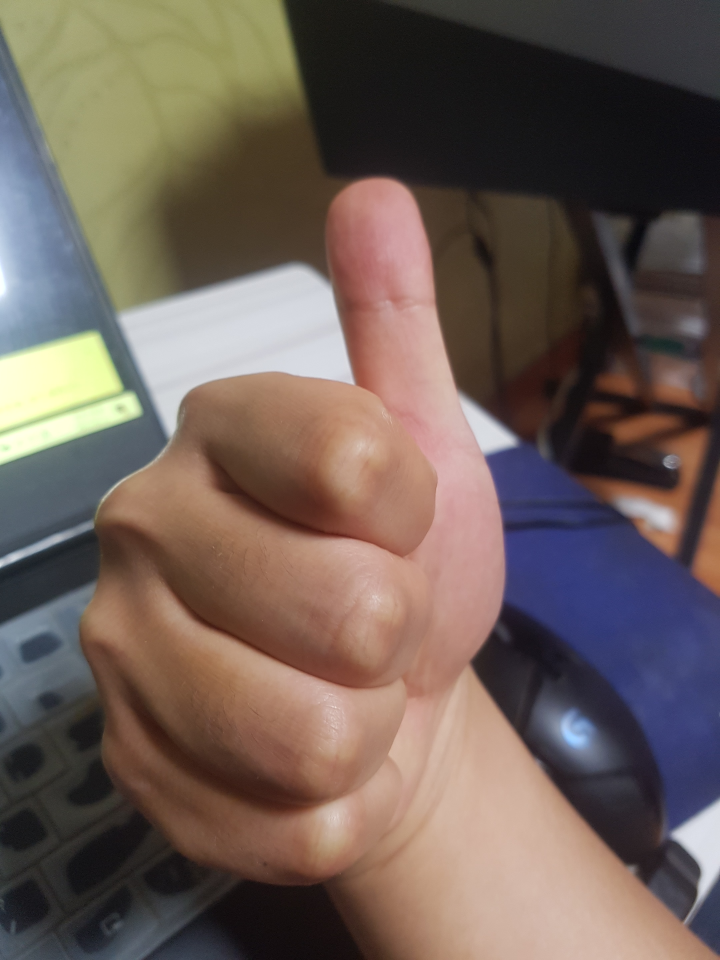
#> input picture pythonProject2/g/20230531_224911_001.jpg, 2160 x 2880 px (shown at 1/3 size); its folder holds 4 pictures in this run
$ python size.py
#> lines starting #> are read from the running program, lines starting #| are printed output that depends on the picture
import os
import cv2
from tqdm import tqdm

# 폴더 경로 설정
folder_path = "./g"

# 폴더 내의 이미지 파일 목록 가져오기
image_files = [file for file in os.listdir(folder_path) if file.endswith((".jpg", ".jpeg", ".png"))]

# 이미지 리사이즈 설정
target_width = 270
target_height = 360

# 진행률 바 생성
progress_bar = tqdm(total=len(image_files), desc="Resizing Images")

# 이미지 리사이즈 및 저장
for file in image_files:
    # 이미지 경로
    image_path = os.path.join(folder_path, file)
    print(image_path)
    # 이미지 읽기
    image = cv2.imread(image_path)
#> image is the input picture: shape (2880, 2160, 3); mean B, G, R 87.7, 95.1, 110.3

    # 이미지 리사이즈
    resized_image = cv2.resize(image, (target_width, target_height))
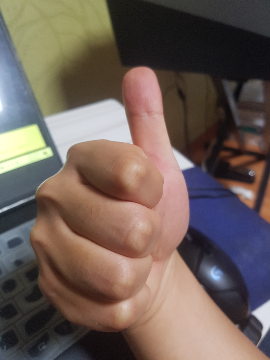
#> resized_image: shape (360, 270, 3); mean B, G, R 87.9, 95.2, 110.5

    # 리사이즈된 이미지 저장
    resized_image_path = os.path.join(folder_path, "resized", file)
    cv2.imwrite(resized_image_path, resized_image)

    # 진행률 업데이트
    progress_bar.update(1)
#> pass 2 of the loop `for file in image_files:`:
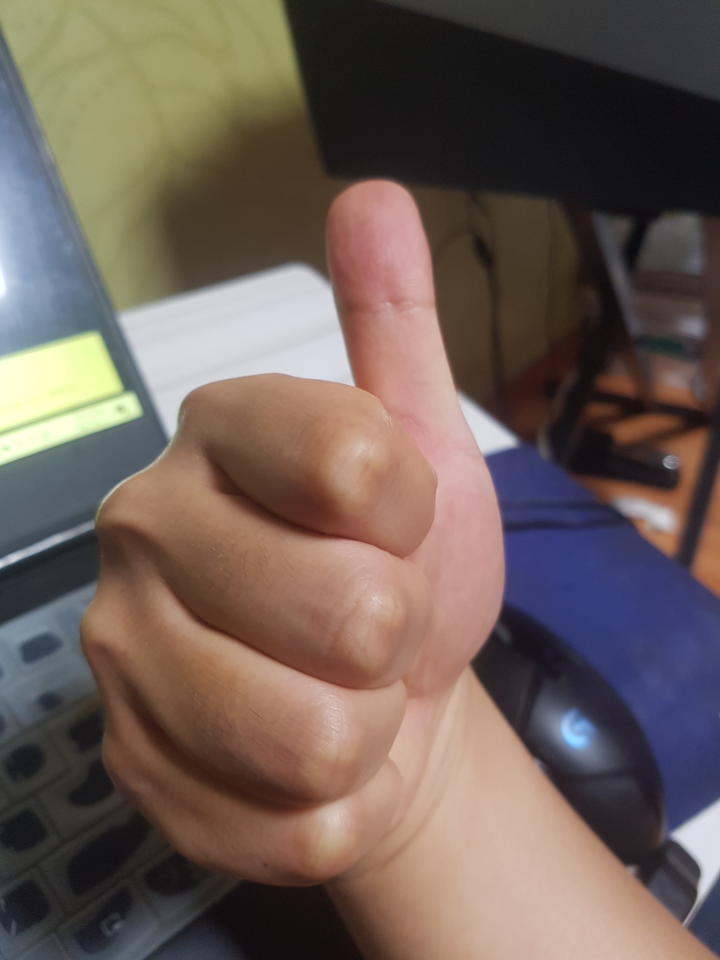
#> input picture pythonProject2/g/20230531_224911_002.jpg, 2160 x 2880 px (shown at 1/3 size)
#> image is the input picture: shape (2880, 2160, 3); mean B, G, R 87.9, 95.1, 110.2
#> `resized_image = cv2.resize(image, (target_width, target_height))`:
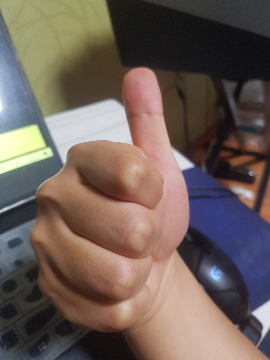
#> resized_image: shape (360, 270, 3); mean B, G, R 88, 95.2, 110.3
#> pass 3 of the loop `for file in image_files:`:
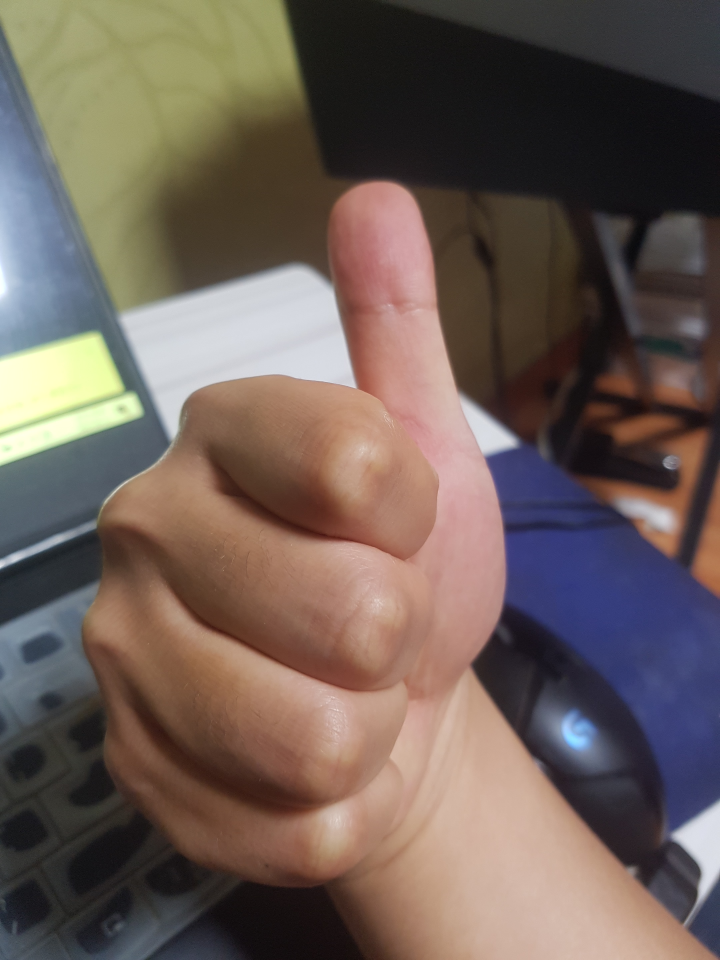
#> input picture pythonProject2/g/20230531_224911_003.jpg, 2160 x 2880 px (shown at 1/3 size)
#> image is the input picture: shape (2880, 2160, 3); mean B, G, R 88, 95.1, 110
#> `resized_image = cv2.resize(image, (target_width, target_height))`:
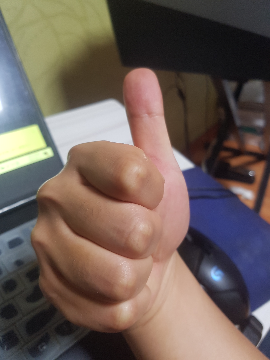
#> resized_image: shape (360, 270, 3); mean B, G, R 88.2, 95.2, 110.1
#> the loop made 4 passes; the first 3 are shown

progress_bar.close()
